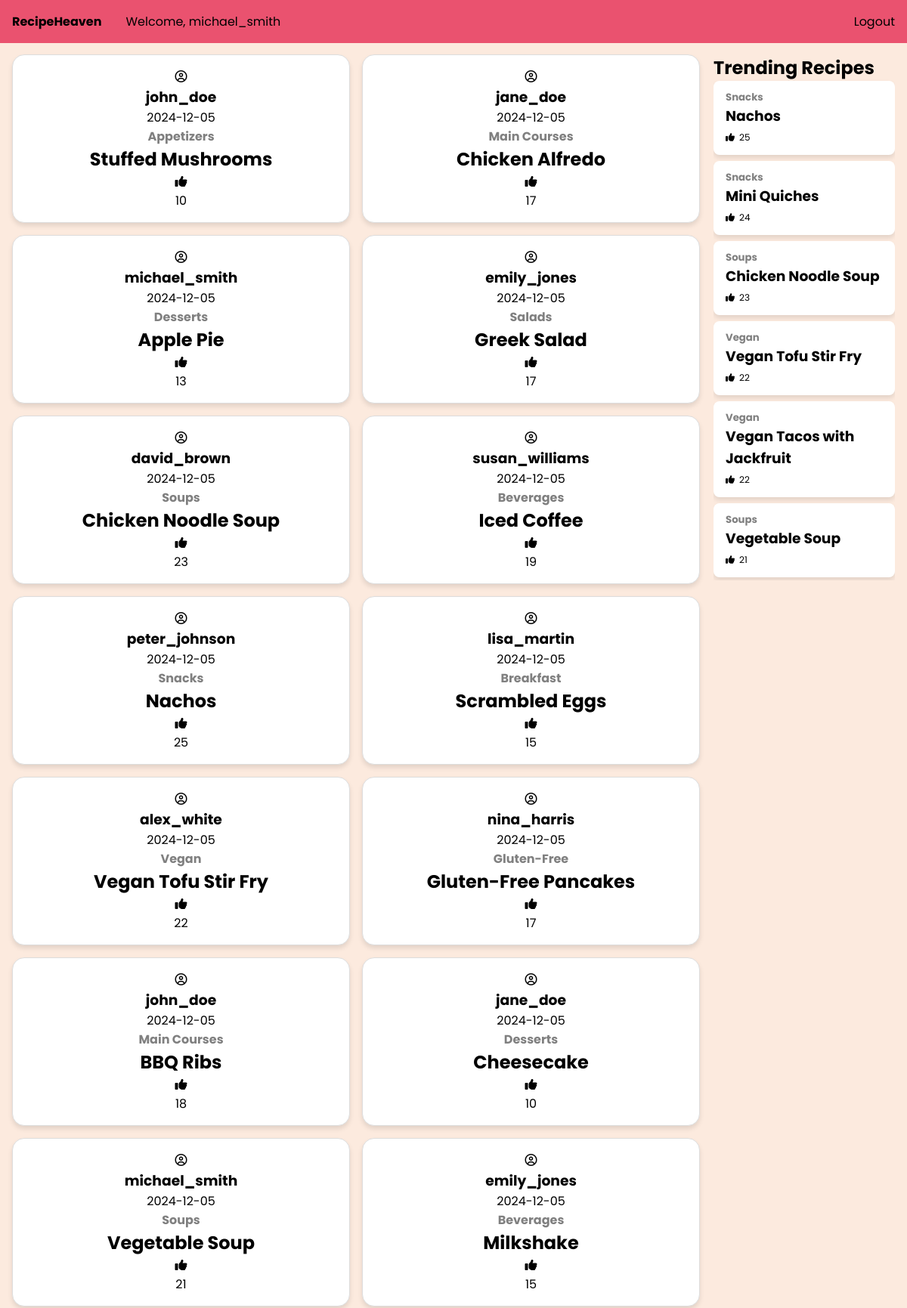
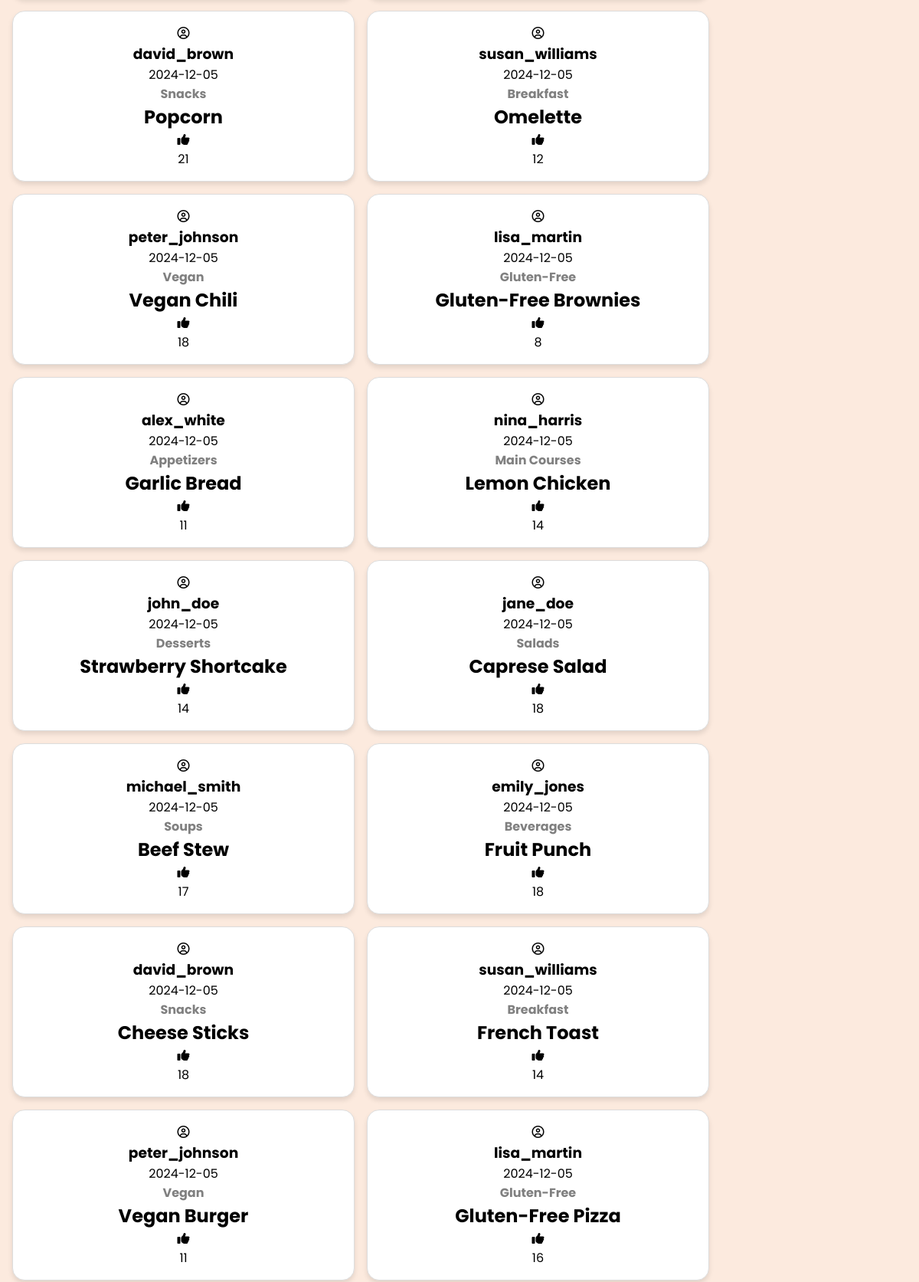
Screenshot of /index.php (signed in, upper part) with the database file from the repository (2 pictures, top to bottom).
### tables this page shows
CREATE TABLE `recipes` (
  `recipe_id` int NOT NULL AUTO_INCREMENT,
  `user_id` int DEFAULT NULL,
  `category_id` int DEFAULT NULL,
  `recipe_name` varchar(255) NOT NULL,
  `description` text,
  `ingredients` text,
  `instructions` text,
  `created_at` timestamp NULL DEFAULT CURRENT_TIMESTAMP,
  PRIMARY KEY (`recipe_id`),
  KEY `user_id` (`user_id`),
  KEY `category_id` (`category_id`),
  CONSTRAINT `recipes_ibfk_1` FOREIGN KEY (`user_id`) REFERENCES `users` (`user_id`),
  CONSTRAINT `recipes_ibfk_2` FOREIGN KEY (`category_id`) REFERENCES `categories` (`category_id`)
);

CREATE TABLE `users` (
  `user_id` int NOT NULL AUTO_INCREMENT,
  `username` varchar(100) NOT NULL,
  `email` varchar(100) NOT NULL,
  `password` varchar(255) NOT NULL,
  `created_at` timestamp NULL DEFAULT CURRENT_TIMESTAMP,
  PRIMARY KEY (`user_id`),
  UNIQUE KEY `email` (`email`)
);

CREATE TABLE `categories` (
  `category_id` int NOT NULL AUTO_INCREMENT,
  `category_name` varchar(100) NOT NULL,
  `description` text,
  PRIMARY KEY (`category_id`)
);

### index.php (the view, shortened to what this page needs)
<?php
    include "conn.php";
    $recipes = "
        SELECT recipes.*,
            users.username,
            categories.category_name,
            COUNT(likes_on_recipes.like_id) AS like_count,
            DATE(recipes.created_at) AS created_date
        FROM recipeheaven.recipes
        JOIN recipeheaven.users ON recipes.user_id = users.user_id
        JOIN recipeheaven.categories ON recipes.category_id = categories.category_id
        LEFT JOIN recipeheaven.likes_on_recipes ON recipes.recipe_id = likes_on_recipes.recipe_id
        GROUP BY recipes.recipe_id
        ORDER BY recipes.recipe_id ASC";
    $trending = "
        SELECT recipes.*,
            users.username,
            categories.category_name,
            COUNT(likes_on_recipes.like_id) AS like_count
        FROM recipeheaven.recipes
        JOIN recipeheaven.users ON recipes.user_id = users.user_id
        JOIN recipeheaven.categories ON recipes.category_id = categories.category_id
        LEFT JOIN recipeheaven.likes_on_recipes ON recipes.recipe_id = likes_on_recipes.recipe_id
        GROUP BY recipes.recipe_id
        ORDER BY like_count DESC
        LIMIT 10";
    $result = $conn->query($recipes);
    $trendingrecipes = $conn->query($trending);
?>
<!DOCTYPE html>
<html lang="en">
<head>
    <link rel="stylesheet" href="css/index.css">
</head>
<body>
    <div class="navbar">
        <ul>
            <li class="home"><a href="index.php">RecipeHeaven</a></li>
            <li class="user-info">
                    <span>Welcome, <a href="account.php?user_id=<?php echo $_SESSION['user_id']; ?>"><?php echo $_SESSION['username']; ?></a></span>
                </li>
            <?php if (isset($_SESSION['user_id'])): ?>
                <li class="log-in-out">
                    <a href="logout.php">Logout</a>
                </li>
            <?php else: ?>
                <li class="log-in-out">
                    <a href="login.php">Login</a>
                </li>
            <?php endif; ?>
        </ul>
    </div>
    <div class="container">
        <div class="recipes">
            <ul>
                <?php while ($row = $result->fetch_assoc()): ?>
                    <div class="recipe">
                        <li>
                            <div class="user-recipe">
                                <div class="user-info">
                                    <i class="fa-regular fa-circle-user"></i>
                                    <div>
                                        <a href="account.php?user_id=<?php echo $row['user_id']; ?>"><h3><?php echo $row['username']; ?></h3></a>
                                        <p><?php echo $row['created_date']?></p>
                                    </div>
                                </div>
                            </div>
                            <h4><?php echo $row['category_name']?></h4>
                            <a href="recipe.php?recipe_id=<?php echo $row['recipe_id']; ?>"><h2><?php echo $row['recipe_name']?></h2></a>
                            <i class="fa-solid fa-thumbs-up"></i><p><?php echo $row['like_count']?></p>
                        </li>
                    </div>
                <?php endwhile; ?>
            </ul>
        </div>
        <div class="trending">
            <h2>Trending Recipes</h2>
            <ul>
                <?php while ($row = $trendingrecipes->fetch_assoc()): ?>
                    <div class="trending-recipe">
                        <li>
                            <h5 style="color: grey;"><?php echo $row['category_name']?></h5>
                            <a href="recipe.php?recipe_id=<?php echo $row['recipe_id']; ?>"><h3><?php echo $row['recipe_name']?></h3></a>
                            <div class="like-count">
                            <i class="fa-solid fa-thumbs-up"></i><p><?php echo $row['like_count']?></p>
                            </div>
                        </li>
                    </div>
                <?php endwhile; ?>
            </ul>
        </div>
    </div>
</body>
</html>

### css/index.css (style rules this page uses)
* { margin: 0; padding: 0; font-family: "Poppins", sans-serif; color: #000000; }
body { background-color: #FCEADE; }
.navbar { position: fixed; background-color: #EA526F; width: 100%; top: 0; z-index: 1000; }
.navbar .home { float: left; padding: 1em; font-weight: bold; }
.navbar .user-info { float: left; padding: 1em; }
.navbar .log-in-out { float: right; padding: 1em; }
.navbar ul { list-style-type: none; overflow: hidden; }
.navbar a { text-decoration: none; }
.container { display: flex; margin-top: 3.5em; }
.recipes { width: 78.5%; }
.recipes ul { display: grid; grid-template-columns: repeat(auto-fit, minmax(300px, 1fr)); gap: 1em; padding: 1em; }
.recipe { background-color: #FFFFFF; border: 1px solid #DDDDDD; border-radius: 1em; padding: 1em; box-shadow: 0 4px 6px rgba(0, 0, 0, 0.1); text-align: center; }
.recipe li { list-style-type: none; }
.recipe h4 { color: grey; }
.recipe a { text-decoration: none; }
.trending { position: fixed; right: 1em; margin-top: 1em; width: 20%; max-height: calc(90svh - 1.5em); overflow-y: auto; }
.trending li { list-style-type: none; }
.trending a { text-decoration: none; }
.trending .trending-recipe { padding: 0.75em 1em; margin-bottom: 0.5em; background-color: white; border-radius: 0.5em; box-shadow: 0 4px 6px rgba(0, 0, 0, 0.1); }
.trending .like-count { display: inline-flex; gap: 0.5em; align-items: center; font-size: 0.75em; }

### rows the page displays
recipes: user.username "john_doe", created_date "2024-12-05", category.category_name "Appetizers", recipe_name "Stuffed Mushrooms", like_count "10"
recipes: user.username "jane_doe", created_date "2024-12-05", category.category_name "Main Courses", recipe_name "Chicken Alfredo", like_count "17"
recipes: user.username "michael_smith", created_date "2024-12-05", category.category_name "Desserts", recipe_name "Apple Pie", like_count "13"
recipes: user.username "emily_jones", created_date "2024-12-05", category.category_name "Salads", recipe_name "Greek Salad", like_count "17"
recipes: user.username "david_brown", created_date "2024-12-05", category.category_name "Soups", recipe_name "Chicken Noodle Soup", like_count "23"
recipes: user.username "susan_williams", created_date "2024-12-05", category.category_name "Beverages", recipe_name "Iced Coffee", like_count "19"
recipes: user.username "peter_johnson", created_date "2024-12-05", category.category_name "Snacks", recipe_name "Nachos", like_count "25"
recipes: user.username "lisa_martin", created_date "2024-12-05", category.category_name "Breakfast", recipe_name "Scrambled Eggs", like_count "15"
recipes: user.username "alex_white", created_date "2024-12-05", category.category_name "Vegan", recipe_name "Vegan Tofu Stir Fry", like_count "22"
recipes: user.username "nina_harris", created_date "2024-12-05", category.category_name "Gluten-Free", recipe_name "Gluten-Free Pancakes", like_count "17"
recipes: user.username "john_doe", created_date "2024-12-05", category.category_name "Main Courses", recipe_name "BBQ Ribs", like_count "18"
recipes: user.username "jane_doe", created_date "2024-12-05", category.category_name "Desserts", recipe_name "Cheesecake", like_count "10"
recipes: user.username "michael_smith", created_date "2024-12-05", category.category_name "Soups", recipe_name "Vegetable Soup", like_count "21"
recipes: user.username "emily_jones", created_date "2024-12-05", category.category_name "Beverages", recipe_name "Milkshake", like_count "15"
recipes: user.username "david_brown", created_date "2024-12-05", category.category_name "Snacks", recipe_name "Popcorn", like_count "21"
recipes: user.username "susan_williams", created_date "2024-12-05", category.category_name "Breakfast", recipe_name "Omelette", like_count "12"
recipes: user.username "peter_johnson", created_date "2024-12-05", category.category_name "Vegan", recipe_name "Vegan Chili", like_count "18"
recipes: user.username "lisa_martin", created_date "2024-12-05", category.category_name "Gluten-Free", recipe_name "Gluten-Free Brownies", like_count "8"
recipes: user.username "alex_white", created_date "2024-12-05", category.category_name "Appetizers", recipe_name "Garlic Bread", like_count "11"
recipes: user.username "nina_harris", created_date "2024-12-05", category.category_name "Main Courses", recipe_name "Lemon Chicken", like_count "14"
recipes: user.username "john_doe", created_date "2024-12-05", category.category_name "Desserts", recipe_name "Strawberry Shortcake", like_count "14"
recipes: user.username "jane_doe", created_date "2024-12-05", category.category_name "Salads", recipe_name "Caprese Salad", like_count "18"
recipes: user.username "michael_smith", created_date "2024-12-05", category.category_name "Soups", recipe_name "Beef Stew", like_count "17"
recipes: user.username "emily_jones", created_date "2024-12-05", category.category_name "Beverages", recipe_name "Fruit Punch", like_count "18"
recipes: user.username "david_brown", created_date "2024-12-05", category.category_name "Snacks", recipe_name "Cheese Sticks", like_count "18"
recipes: user.username "susan_williams", created_date "2024-12-05", category.category_name "Breakfast", recipe_name "French Toast", like_count "14"
recipes: user.username "peter_johnson", created_date "2024-12-05", category.category_name "Vegan", recipe_name "Vegan Burger", like_count "11"
recipes: user.username "lisa_martin", created_date "2024-12-05", category.category_name "Gluten-Free", recipe_name "Gluten-Free Pizza", like_count "16"
recipes: category.category_name "Snacks", recipe_name "Mini Quiches", like_count "24"
recipes: category.category_name "Vegan", recipe_name "Vegan Tacos with Jackfruit", like_count "22"

### other values shown
$_SESSION['username'] "michael_smith"
